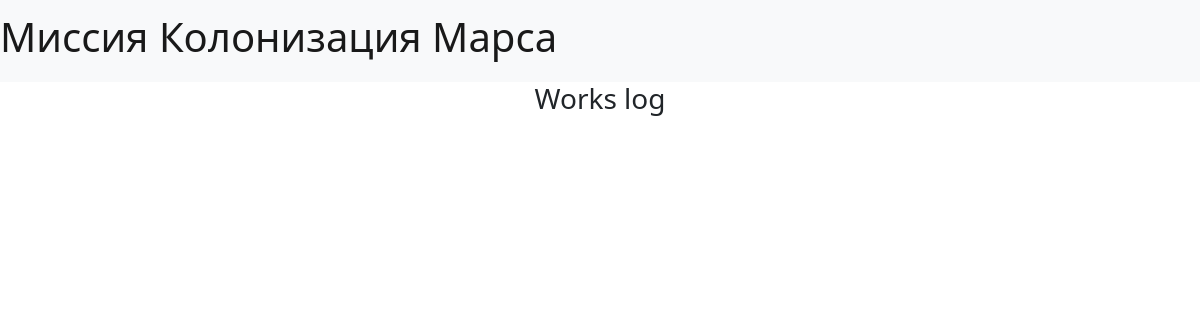
The app's page /, older data.
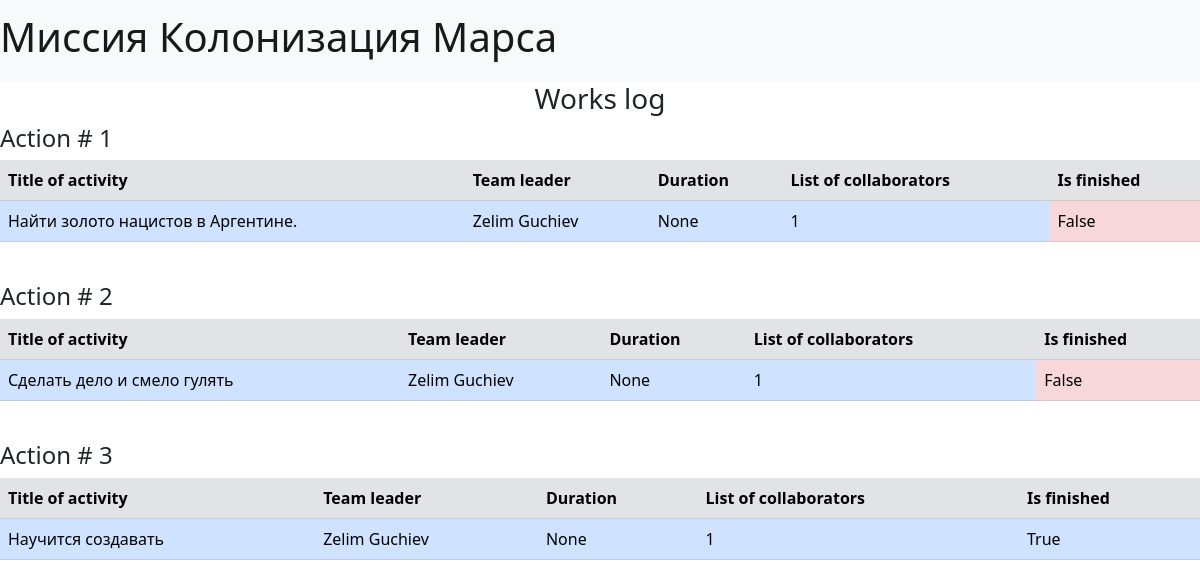
The same page, newer data.
### data/jobs.py (models this page shows, shortened)
class Jobs(SqlAlchemyBase):
    __tablename__ = 'jobs'
    id = sqlalchemy.Column(sqlalchemy.Integer, primary_key=True, autoincrement=True)
    job = sqlalchemy.Column(sqlalchemy.String)
    collaborators = sqlalchemy.Column(sqlalchemy.String)
    work_size = sqlalchemy.Column(sqlalchemy.Integer)
    start_date = sqlalchemy.Column(sqlalchemy.DateTime, default=datetime.datetime.now)
    end_date = sqlalchemy.Column(sqlalchemy.DateTime)
    is_finished = sqlalchemy.Column(sqlalchemy.Boolean)
    team_leader = sqlalchemy.Column(sqlalchemy.Integer, sqlalchemy.ForeignKey("users.id"))
    user = orm.relation("User")

### data/marsian.py (models this page shows, shortened)
class User(SqlAlchemyBase):
    __tablename__ = 'users'
    id = sqlalchemy.Column(sqlalchemy.Integer, primary_key=True, autoincrement=True)
    surname = sqlalchemy.Column(sqlalchemy.String)
    name = sqlalchemy.Column(sqlalchemy.String)
    age = sqlalchemy.Column(sqlalchemy.Integer)
    position = sqlalchemy.Column(sqlalchemy.String)
    speciality = sqlalchemy.Column(sqlalchemy.String)
    address = sqlalchemy.Column(sqlalchemy.String)
    email = sqlalchemy.Column(sqlalchemy.String, unique=True)
    hashed_password = sqlalchemy.Column(sqlalchemy.String)
    modified_date = sqlalchemy.Column(sqlalchemy.DateTime)

### main.py (the view)
@app.route('/')
def index():
    sess = create_session()
    jobs = sess.query(Jobs).all()
    return render_template('works.html', title="Работы", jobs=jobs)

### data/db_session.py (called while the page is built)
def create_session() -> Session:
    global __factory
    return __factory()

### templates/works.html
{% extends "base.html" %}
{% block content %}
<h3 style="text-align: center;">Works log</h3>
{% for job in jobs %}
    <div>
        <h4>Action # {{job.id}}</h4>
        <table class="table">
            <tr>
                <th class="table-secondary">Title of activity</th>
                <th class="table-secondary">Team leader</th>
                <th class="table-secondary">Duration</th>
                <th class="table-secondary">List of collaborators</th>
                <th class="table-secondary">Is finished</th>
            </tr>
            <tr>
                <td class="table-primary">{{job.job}}</td>
                <td class="table-primary">{{job.user.name}} {{job.user.surname}}</td>
                <td class="table-primary">{{job.work_size}}</td>
                <td class="table-primary">{{job.collaborators}}</td>
                {% if job.is_finished %}
                    <td class="table-primary">{{job.is_finished}}</td>
                {% else %}
                    <td class="table-danger">{{job.is_finished}}</td>
                {% endif %}
            </tr>
        </table><br>
    </div>
{% endfor %}
{% endblock %}

### templates/base.html (shortened to what this page needs)
<!DOCTYPE html>
<html lang="en">
<head>
    <link href="https://cdn.jsdelivr.net/npm/bootstrap@5.0.0-beta3/dist/css/bootstrap.min.css" rel="stylesheet">
</head>
<body>
    <nav class="navbar navbar-light bg-light">
        <a class="navbar-brand" href="/"><h1>Миссия Колонизация Марса</h1></a>
    </nav>
    {% block content %} {% endblock %}
</body>
</html>

Row changes from the older to the newer data that the page shows:
added Jobs: id "1", job "Найти золото нацистов в Аргентине.", user.name "Zelim", user.surname "Guchiev", work_size "None", collaborators "1", is_finished "False"
added Jobs: id "2", job "Сделать дело и смело гулять", user.name "Zelim", user.surname "Guchiev", work_size "None", collaborators "1", is_finished "False"
added Jobs: id "3", job "Научится создавать", user.name "Zelim", user.surname "Guchiev", work_size "None", collaborators "1", is_finished "True"
